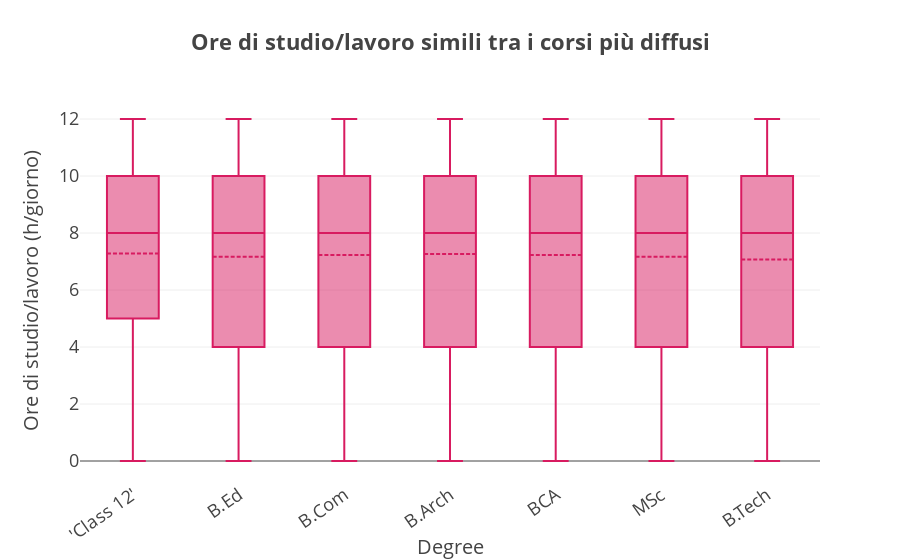

Notebook source saved alongside this figure:
### Markdown cell above
### Graph C – Work/Study hours by degree

#### Across the seven most common degrees, students dedicate a similar amount of time to study/work (≈ 8 hours per day)—no programme stands out for heavier or lighter workload.

### Code cell
# GRAPH C – Work/Study hours by degree (top 7)
df.columns = df.columns.str.strip()

top_deg = df["Degree"].value_counts().head(7).index.tolist()
sub = df[df["Degree"].isin(top_deg)]

fig_degree_hours = px.box(
    sub,
    x="Degree",
    y="Work/Study Hours",
    category_orders={"Degree": top_deg},
    color_discrete_sequence=[COL_RISK],
    template=TEMPLATE,
    points="outliers",
    title="<b>Ore di studio/lavoro simili tra i corsi più diffusi</b>",
    labels={"Work/Study Hours": "Ore di studio/lavoro (h/giorno)"},
)

fig_degree_hours.update_traces(boxmean=True)
bump_fonts(fig_degree_hours).update_layout(xaxis_tickangle=-35)

fig_degree_hours.show()

### Figure 1 — Plotly figure (JSON) as saved in the notebook; plotly's stock layout.template omitted (floating-point values rounded to 4 significant figures; data arrays with more than 128 entries replaced by an {"elided": "..."} marker saying what was removed)
{"data": [{"alignmentgroup": "True", "boxmean": true, "boxpoints": "outliers", "hovertemplate": "Degree=%{x}<br>Ore di studio/lavoro (h/giorno)=%{y}<extra></extra>", "legendgroup": "", "marker": {"color": "#D81B60"}, "name": "", "notched": false, "offsetgroup": "", "orientation": "v", "showlegend": false, "type": "box", "x": {"elided": "14706 str values"}, "x0": " ", "xaxis": "x", "y": {"elided": "14706 int values"}, "y0": " ", "yaxis": "y"}], "layout": {"boxmode": "group", "font": {"size": 20}, "legend": {"font": {"size": 20}, "tracegroupgap": 0}, "title": {"font": {"size": 22}, "text": "<b>Ore di studio/lavoro simili tra i corsi più diffusi</b>"}, "xaxis": {"anchor": "y", "categoryarray": ["'Class 12'", "B.Ed", "B.Com", "B.Arch", "BCA", "MSc", "B.Tech"], "categoryorder": "array", "domain": [0, 1], "tickangle": -35, "tickfont": {"size": 18}, "title": {"font": {"size": 20}, "text": "Degree"}}, "yaxis": {"anchor": "x", "domain": [0, 1], "tickfont": {"size": 18}, "title": {"font": {"size": 20}, "text": "Ore di studio/lavoro (h/giorno)"}}}}
